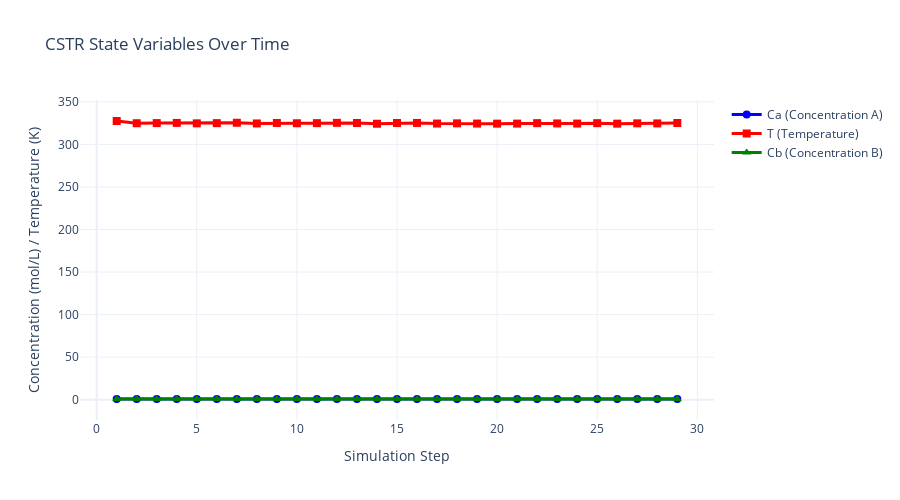

Notebook source saved alongside this figure:
### Code cell
# Create all four plots
plot_state_variables(denorm_observations)

### Figure 1 — Plotly figure (JSON) as saved in the notebook; plotly's stock layout.template omitted (floating-point values rounded to 4 significant figures)
{"data": [{"line": {"color": "blue", "width": 3}, "marker": {"size": 8}, "mode": "lines+markers", "name": "Ca (Concentration A)", "type": "scatter", "x": [1, 2, 3, 4, 5, 6, 7, 8, 9, 10, 11, 12, 13, 14, 15, 16, 17, 18, 19, 20, 21, 22, 23, 24, 25, 26, 27, 28, 29], "y": [0.8295, 0.8544, 0.8667, 0.871, 0.8725, 0.8728, 0.874, 0.8729, 0.8753, 0.8749, 0.8732, 0.8729, 0.873, 0.8739, 0.8736, 0.8734, 0.8753, 0.8742, 0.8717, 0.8741, 0.874, 0.8737, 0.8724, 0.8736, 0.8749, 0.8727, 0.8751, 0.8738, 0.8732]}, {"line": {"color": "red", "width": 3}, "marker": {"size": 8, "symbol": "square"}, "mode": "lines+markers", "name": "T (Temperature)", "type": "scatter", "x": [1, 2, 3, 4, 5, 6, 7, 8, 9, 10, 11, 12, 13, 14, 15, 16, 17, 18, 19, 20, 21, 22, 23, 24, 25, 26, 27, 28, 29], "y": [327.5, 324.9, 325.1, 325.3, 324.8, 325.0, 325.4, 324.6, 325.2, 324.9, 325.0, 325.3, 325.2, 324.3, 325.1, 325.2, 324.5, 324.8, 324.5, 324.4, 324.5, 325.0, 324.7, 324.5, 325.0, 324.4, 324.8, 324.7, 325.2]}, {"line": {"color": "green", "width": 3}, "marker": {"size": 8, "symbol": "triangle-up"}, "mode": "lines+markers", "name": "Cb (Concentration B)", "type": "scatter", "x": [1, 2, 3, 4, 5, 6, 7, 8, 9, 10, 11, 12, 13, 14, 15, 16, 17, 18, 19, 20, 21, 22, 23, 24, 25, 26, 27, 28, 29], "y": [0.85, 0.85, 0.85, 0.9, 0.9, 0.9, 0.87, 0.87, 0.87, 0.87, 0.87, 0.87, 0.87, 0.87, 0.87, 0.87, 0.87, 0.87, 0.87, 0.87, 0.87, 0.87, 0.87, 0.87, 0.87, 0.87, 0.87, 0.87, 0.87]}], "layout": {"height": 500, "title": {"text": "CSTR State Variables Over Time"}, "xaxis": {"title": {"text": "Simulation Step"}}, "yaxis": {"title": {"text": "Concentration (mol/L) / Temperature (K)"}}}}
